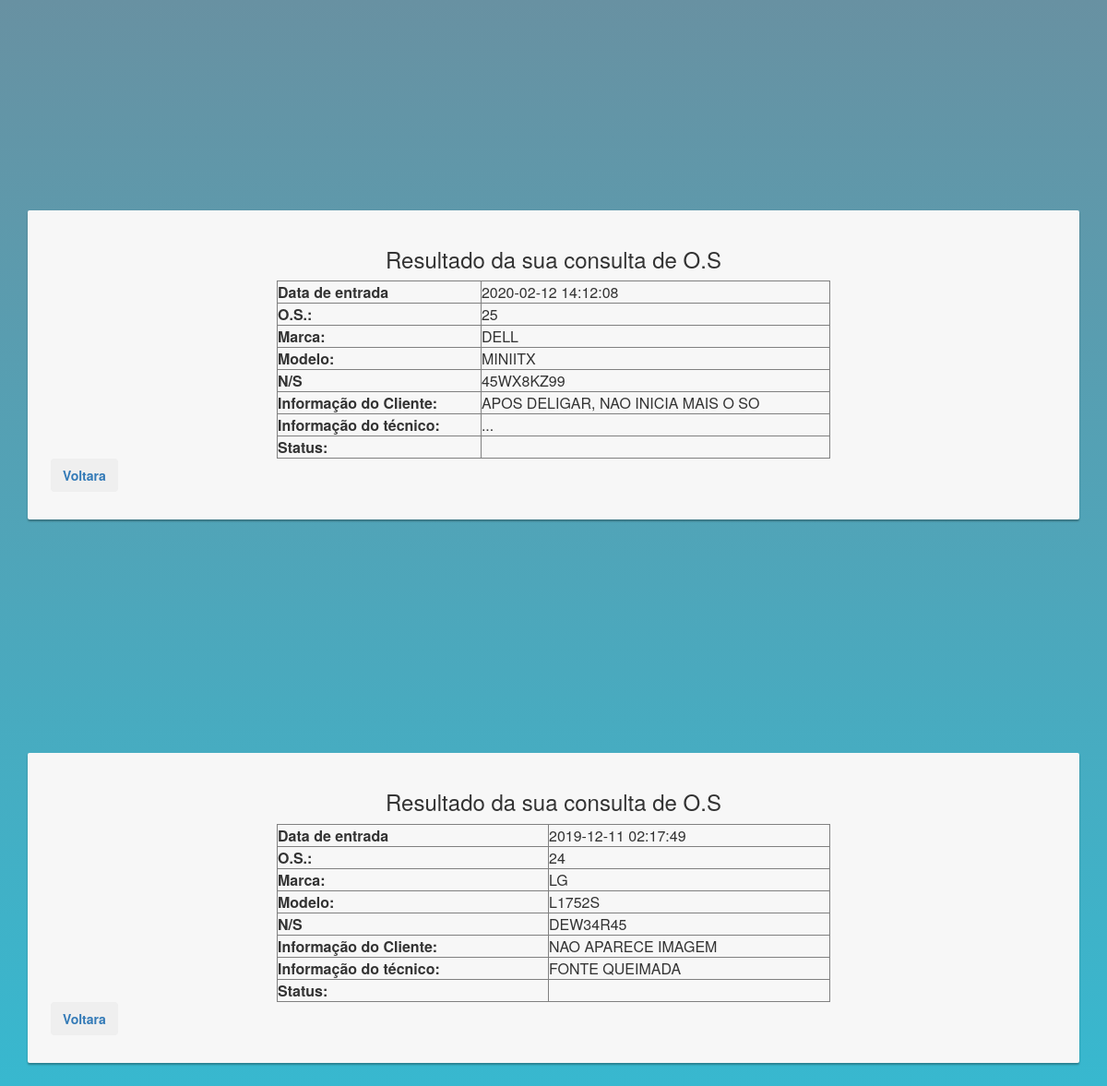
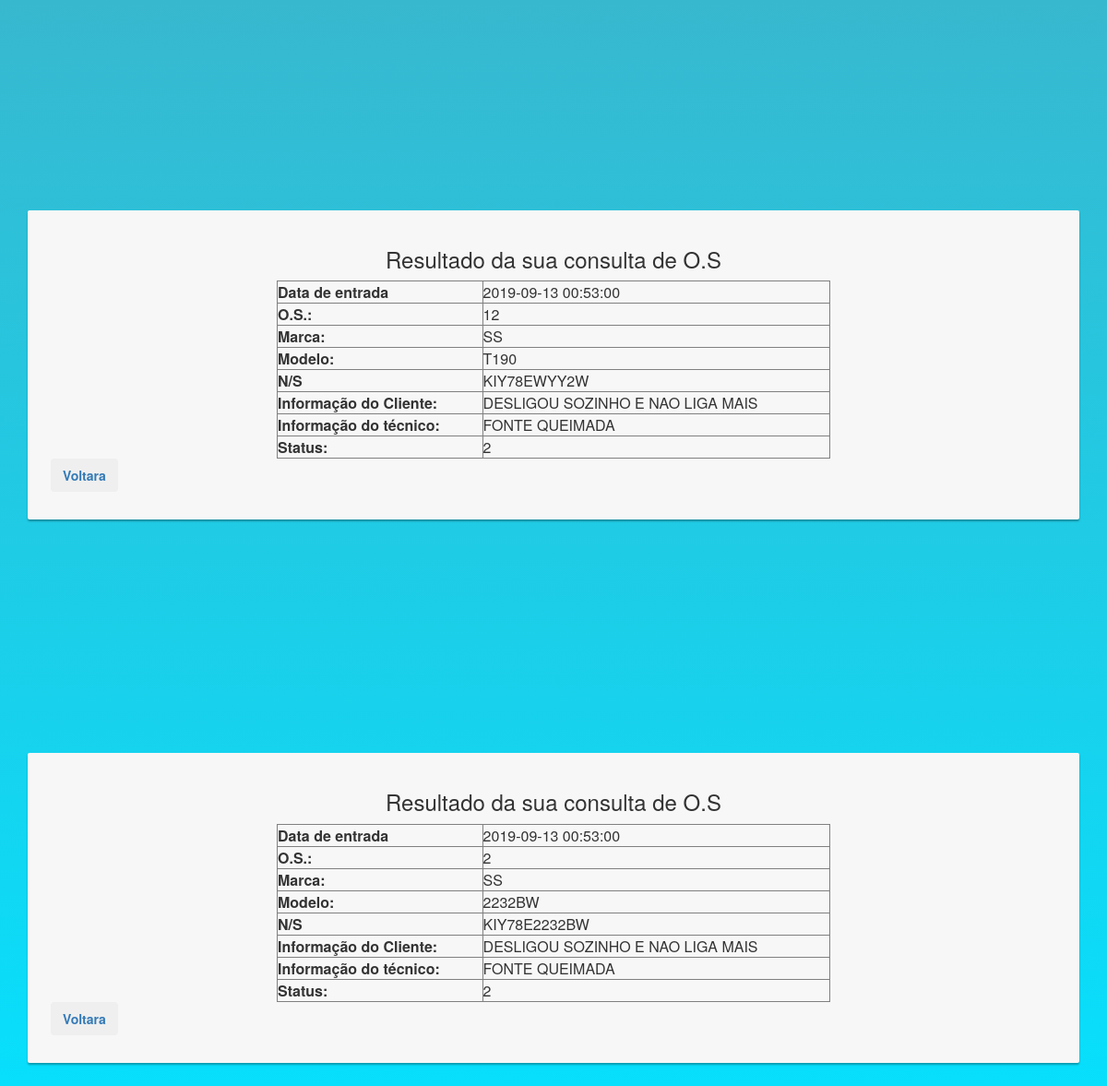
Screenshot of /site/fetch/search.php?b=2 with the database file from the repository (2 pictures, top to bottom).
### tables this page shows
CREATE TABLE `os` (
  `id_os` int(11) NOT NULL,
  `cliente_id` int(11) DEFAULT NULL,
  `usuario_id` int(11) DEFAULT NULL,
  `data_os` timestamp NULL DEFAULT CURRENT_TIMESTAMP,
  `data_previsao` varchar(20) DEFAULT NULL,
  `data_pronto` varchar(20) DEFAULT NULL,
  `data_entrega` varchar(20) DEFAULT NULL,
  `tipo` varchar(20) DEFAULT NULL,
  `modelo` varchar(20) DEFAULT NULL,
  `marca` varchar(20) DEFAULT NULL,
  `cor` varchar(20) DEFAULT NULL,
  `serie` varchar(20) DEFAULT NULL,
  `garantia` int(1) DEFAULT '1',
  `info_cliente` varchar(250) DEFAULT NULL,
  `info_tecnico` varchar(250) DEFAULT NULL,
  `info_entrega` varchar(250) DEFAULT NULL,
  `info_interna` varchar(250) DEFAULT NULL,
  `status_id` int(11) DEFAULT '1'
);

### site/fetch/search.php (the view, shortened to what this page needs)
<link rel="stylesheet" href="bootstrap-3.3.7/css/bootstrap.min.css">
<link href="style/style.css" rel="stylesheet" type="text/css" media="all"/>
<?php
include_once("db.php");
$busca = $_GET['b'];
$query = "SELECT * FROM os WHERE id_os LIKE '%".$busca."%' ORDER BY id_os DESC";
$sql = mysqli_query($db, $query);
$cont = mysqli_num_rows($sql);
if($cont == 0){
	echo "O número da O.S. digitado ( ".$busca." ), não foi localizado, tente novamente!  ";
}
else{
	while($os = mysqli_fetch_array($sql))
	{
	echo"<div class='container'>";
		echo"<div class='card card-body'>";
		echo"<h3 align='center'>Resultado da sua consulta de O.S</h3>";
        echo"<table width='600px' border='1' align='center' cellpadding='4' cellspacing='0'>";
		echo"<tr>";
		echo"<th>Data de entrada</th>";
		echo"<td>".$os['data_os']."</td>";
		echo"</tr>";
		echo"<tr>";
		echo"<th>O.S.:</th>";
		echo"<td>".$os['id_os']."</td>";
        echo"</tr>";
        echo"<tr>";
        echo"<th>Marca:</th>";
        echo"<td>".$os['marca']."</td>";
        echo"</tr>";
        echo"<tr>";
        echo"<th>Modelo:</th>";
        echo"<td>".$os['modelo']."</td>";
        echo"</tr>";
        echo"<tr>";
        echo"<th>N/S</th>";
		echo"<td>".$os['serie']."</td>";
        echo"</tr>";
        echo"<tr>";
        echo"<th>Informação do Cliente:</th>";
        echo"<td>".$os['info_cliente']."</td>";
        echo"</tr>";
        echo"<tr>";
        echo"<th>Informação do técnico:</th>";
        echo"<td>".$os['info_tecnico']."</td>";
        echo"</tr>";
        echo"<tr>";
        echo"<th>Status:</th>";
        echo"<td>".$os['status_id']."</td>";
        echo"</tr>";
        echo"</table>";
		echo"<button type='button' class='btn btn-outline-success'><a href='javascript:history.back()'>Voltara</a></button>";
		echo"</div>";
		echo"</div>";
	}
}
?>

### site/fetch/style/style.css (style rules this page uses)
.btn { font-weight: 700; height: 36px; -moz-user-select: none; -webkit-user-select: none; user-select: none; cursor: default; }
.card { background-color: #F7F7F7; padding: 20px 25px 30px; margin: 0 auto 25px; margin-top: 20%; -moz-border-radius: 2px; -webkit-border-radius: 2px; border-radius: 2px; -moz-box-shadow: 0px 2px 2px rgba(0, 0, 0, 0.3); -webkit-box-shadow: 0px 2px 2px rgba(0, 0, 0, 0.3); box-shadow: 0px 2px 2px rgba(0, 0, 0, 0.3); }

### rows the page displays
os: data_os "2020-02-12 14:12:08", id_os "25", marca "DELL", modelo "MINIITX", serie "45WX8KZ99", info_cliente "APOS DELIGAR, NAO INICIA MAIS O SO", info_tecnico "..."
os: data_os "2019-12-11 02:17:49", id_os "24", marca "LG", modelo "L1752S", serie "DEW34R45", info_cliente "NAO APARECE IMAGEM", info_tecnico "FONTE QUEIMADA"
os: data_os "2019-09-13 00:53:00", id_os "12", marca "SS", modelo "T190", serie "KIY78EWYY2W", info_cliente "DESLIGOU SOZINHO E NAO LIGA MAIS", info_tecnico "FONTE QUEIMADA", status "2"
os: data_os "2019-09-13 00:53:00", id_os "2", marca "SS", modelo "2232BW", serie "KIY78E2232BW", info_cliente "DESLIGOU SOZINHO E NAO LIGA MAIS", info_tecnico "FONTE QUEIMADA", status "2"
